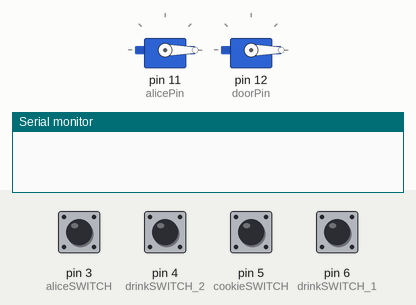
This sketch was run on a simulated Arduino Uno, built with avr-gcc and run on an emulated ATmega328P. On the bench: 2 × servo, the last lines printed to the serial monitor. Inputs (shaded band) come from the test bench; at power-on: pin 3 (aliceSWITCH), pin 4 (drinkSWITCH_2), pin 5 (cookieSWITCH), pin 6 (drinkSWITCH_1) LOW.

Above: at 1.2 s.
1.3 s: pin 6 (drinkSWITCH_1) pulled HIGH for 0.15 s
At 1.7 s:
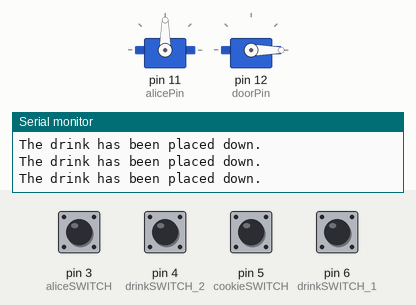
2.9 s: pin 5 (cookieSWITCH) pulled HIGH for 0.15 s
At 3.4 s:
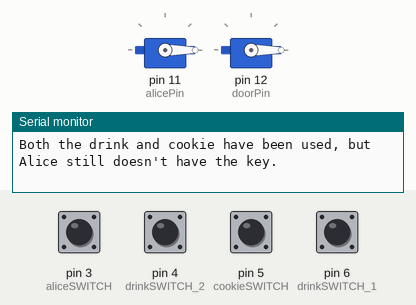
4.9 s: pin 4 (drinkSWITCH_2) pulled HIGH for 0.15 s
At 6.2 s:
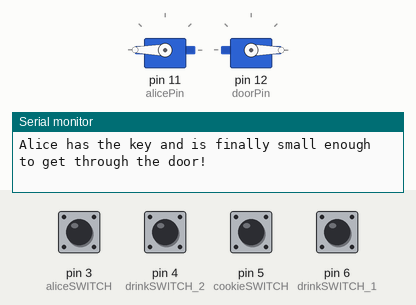
6.5 s: pin 3 (aliceSWITCH) pulled HIGH for 0.15 s
At 7.9 s:
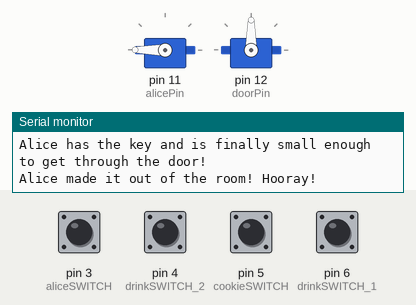
Timing chart, 0 to 9.1 s (numbered marks = the images above; inputs shaded):
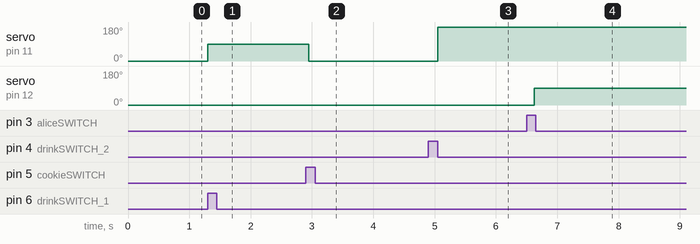

The sketch:

AET319_Project2.ino
```cpp
      /*
Alice in Wonderland Enclosure
Team Name: The Mad Hatters
Team Members: Aaliyah and Krista
Description: Button and servo program
*/

// adding servo code library
#include<Servo.h>

// VARIABLES
Servo doorServo;
Servo aliceServo;
int drinkValue_1;
int drinkValue_2;
int aliceValue;
int cookieValue;


// CONSTANTS
const int drinkSWITCH_1 = 6;
const int cookieSWITCH = 5;
const int drinkSWITCH_2 = 4;
const int aliceSWITCH = 3;

bool drinkUsed = false;
bool cookieUsed = false;
bool drinkUsed_2 = false;
bool aliceUsed = false;

const int doorPin = 12;
const int alicePin = 11;

int currentPosition = 0;
int currentPosition_door = 90;
int itemCounter = 0;


void setup() {
  // put your setup code here, to run once:

   /*
    START
    - the servo must rotate to 0 degrees if it isn't already as its default angle is 90
    - once the drink is set down, the cookie LED lights up to signify that's the next step
  */

  aliceServo.attach(alicePin);
  aliceServo.write(0);
  doorServo.attach(doorPin);
  doorServo.write(0);
  Serial.begin(9600);
  pinMode(drinkSWITCH_1, INPUT);
  pinMode(drinkSWITCH_2, INPUT);
  pinMode(cookieSWITCH, INPUT);
  pinMode(aliceSWITCH, INPUT);


}

void loop() {
  // put your main code here, to run repeatedly:


  drinkValue_1 = digitalRead(drinkSWITCH_1);
  drinkValue_2 = digitalRead(drinkSWITCH_2);
  aliceValue = digitalRead(aliceSWITCH);
  cookieValue = digitalRead(cookieSWITCH);


  /*
    1ST DRINK SWITCH
    - the servo is at 0 degrees because nothing has been used yet
  */

  if (drinkValue_1 == HIGH) {
    drinkUsed = true;
    currentPosition = 180;
    itemCounter++;
  }
    if (drinkUsed == true && cookieUsed == false) {
    // servo turns 60 degrees
    aliceServo.write(90);
    Serial.println("The drink has been placed down.");

}


   /*

    COOKIE SWITCH
    - because the drink switch was already used, the servo is at 90 degrees since it's already turned once
    - when the cookie is placed down, the switch turns the servo back to 0 degrees to show that Alice is too big to get through the door again


   */

    // checking to see if the 1st drink AND cookie have been used
    if (cookieValue == HIGH) {
    cookieUsed = true;
    currentPosition = 90;
    itemCounter++;
    }

    if (cookieUsed == true && drinkUsed_2 == false) {

    // servo turns to 120 degrees
    aliceServo.write(0);
    Serial.println("Both the drink and cookie have been used, but Alice still doesn't have the key.");

}

/*
    2ND DRINK SWITCH
    - the cookie has been set down, so the servo is at 0 degrees
    - when the cookie is placed down, the switch turns the servo 180 degrees to get to the final, small sized Alice and the key

*/


 // checking to see if every switch has been completed before the Alice servo turns for the last time
    if (drinkValue_2 == HIGH) {
    drinkUsed_2 = true;
    currentPosition = 0 ;
    itemCounter++;
    }
    if (drinkUsed_2 == true && cookieUsed == true && drinkUsed == true) {
    // servo turns to 180 degrees
    aliceServo.write(180);
    Serial.println("Alice has the key and is finally small enough to get through the door!");
    }

/*
    ALICE SWITCH
    - after the cookie switch is used, the LED for the drink is lit up again to signify that it's time to use it a second time
    - because the drink switch was already used, the servo is at 45 degrees since it's already turned once
    - when the cookie is placed down, the switch turns the servo another 45 degrees to get to 90

*/


if (aliceValue == HIGH)
{aliceUsed = true;
currentPosition_door = 90;
}
if (aliceUsed == true && drinkUsed_2 == true) {
  doorServo.write(currentPosition_door);
 Serial.println("Alice made it out of the room! Hooray!");
  }


}
```

Measured:
- after the input at 1.3 s, servo on pin 11 (alicePin): 0° → 90° at once
- after the input at 2.9 s, servo on pin 11 (alicePin): 90° → 0° after 0.05 s
- after the input at 4.9 s, servo on pin 11 (alicePin): 0° → 180° after 0.15 s
- after the input at 6.5 s, servo on pin 12 (doorPin): 0° → 90° after 0.13 s
